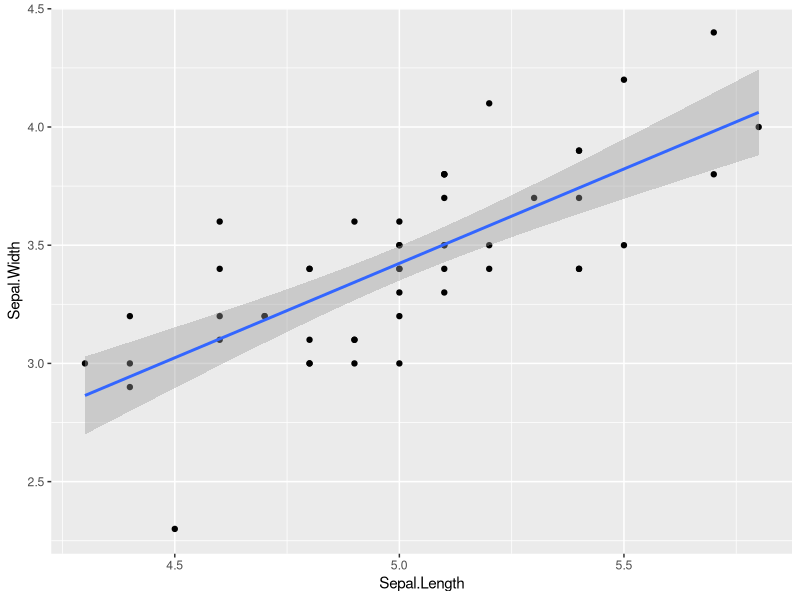
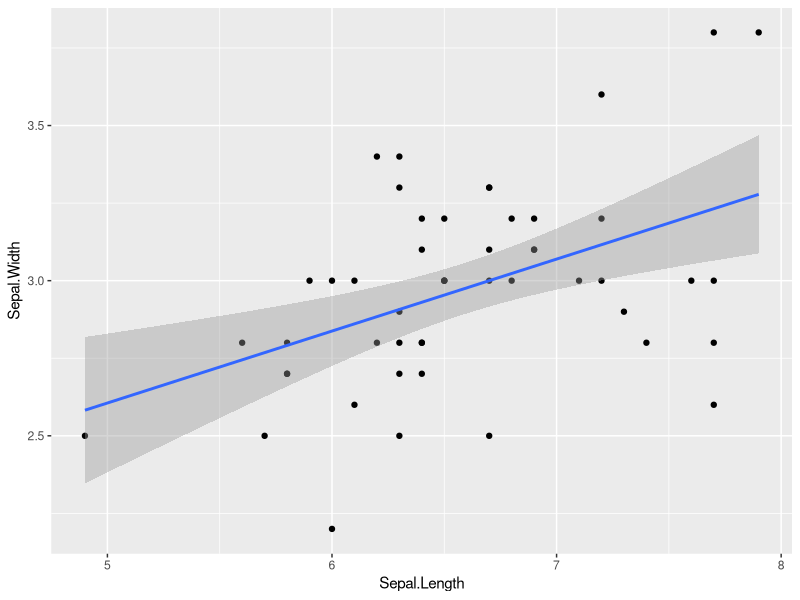
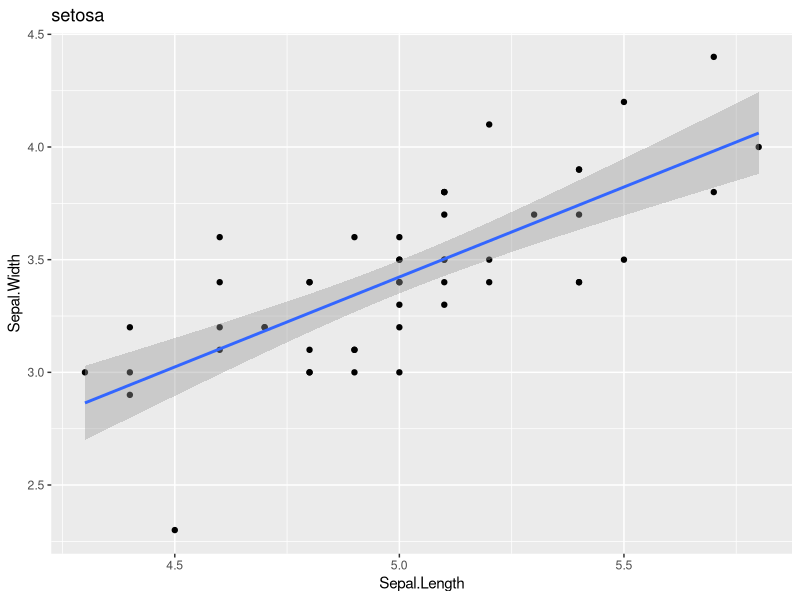
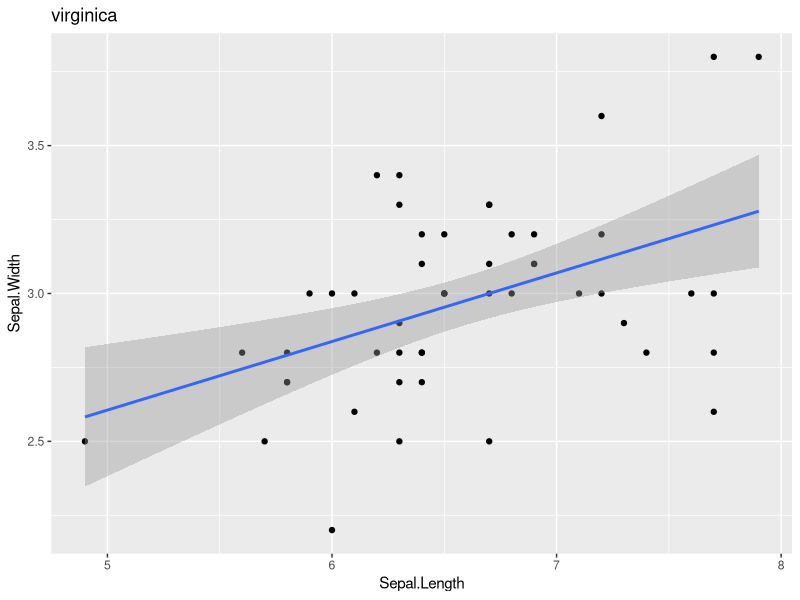
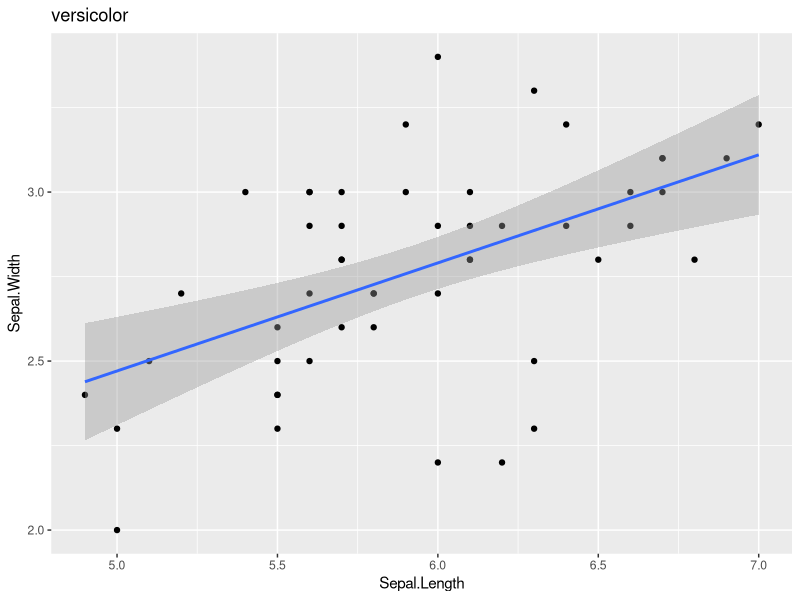
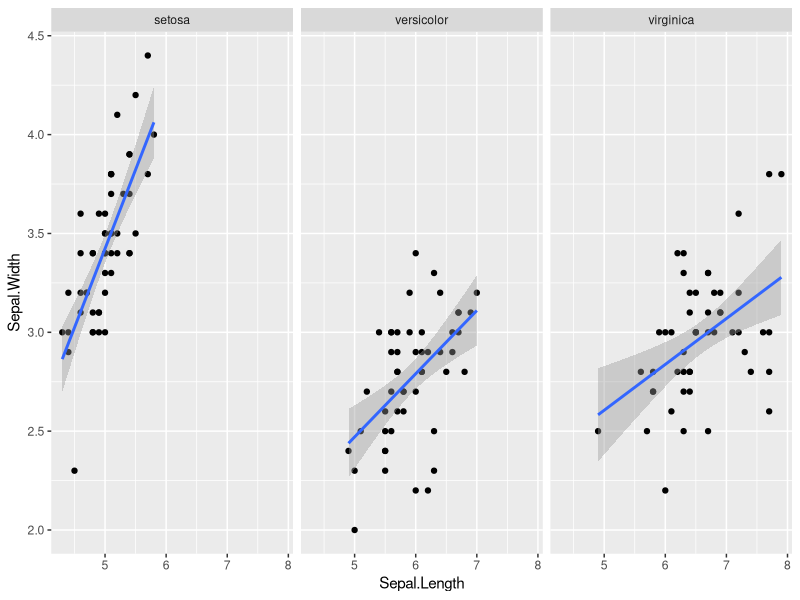
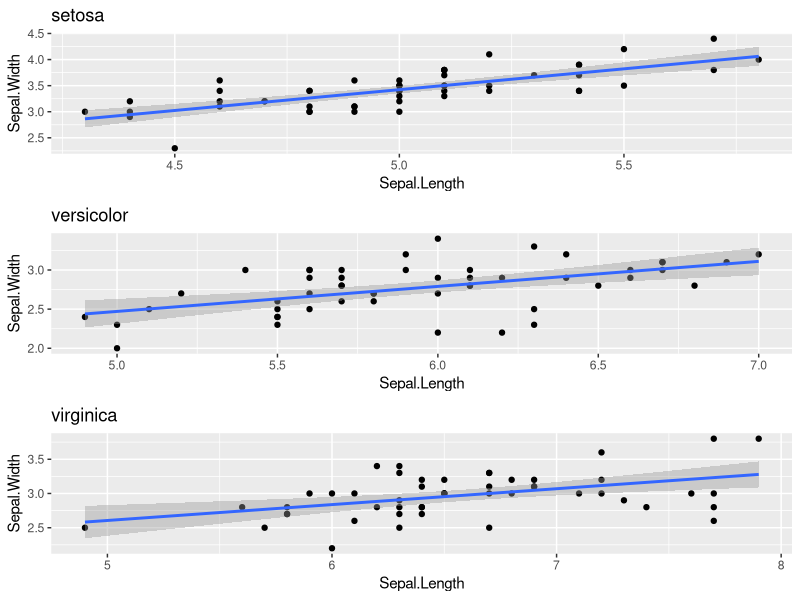
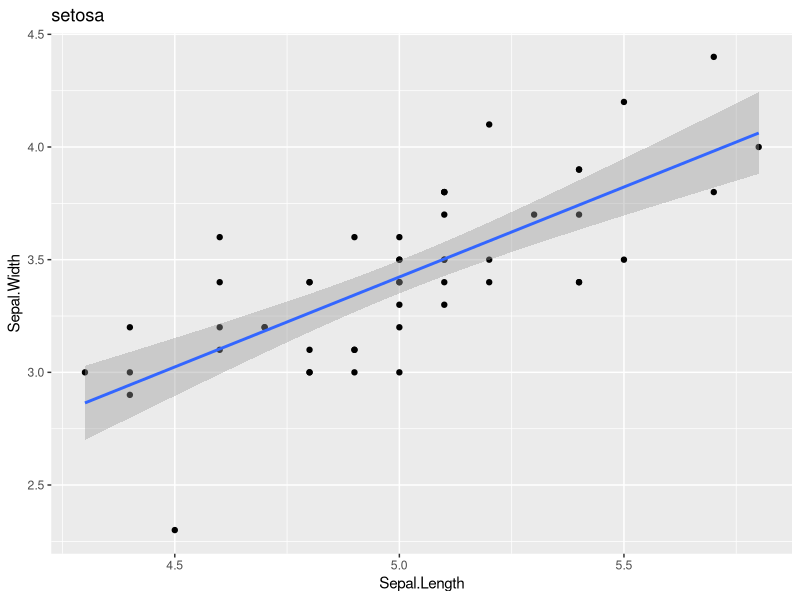

Reproduce these figures in R, in order. (Note: this script raises an error after producing the figures.)
## ---- chunk 1
myris <- iris
myris.fa1 <- factanal(x = ~ Sepal.Length + Sepal.Width + Petal.Length + Petal.Width, data = myris, factors = 1)
myris.fa2 <- factanal(x = myris[, c("Sepal.Length", "Sepal.Width", "Petal.Length", "Petal.Width")], factors = 1)

myris.fa1 # same as print(myris.fa1)
myris.fa2
names(myris.fa1)
str(myris.fa1)
class(myris.fa1)

# help() : Value
## ---- chunk 2
library(ggplot2)
myris <- iris

myris.subset <- myris[myris$Species == "setosa", ] # or filter(myris, Species == "setosa")

myris.lm <- lm(Sepal.Width ~ Sepal.Length, data = myris.subset) 
coefs <- summary(myris.lm)$coefficients
est <- coefs["Sepal.Length", "Estimate"]
std.error <- coefs["Sepal.Length", "Std. Error"]
pval <- coefs["Sepal.Length", "Pr(>|t|)"]

ggplot(myris.subset, aes(Sepal.Length, Sepal.Width)) + geom_point() + geom_smooth(method = "lm")

## ---- chunk 3
myris <- iris

myris.subset <- myris[myris$Species == "virginica", ] # or filter(myris, Species == "virginica")

myris.lm <- lm(Sepal.Width ~ Sepal.Length, data = myris.subset) 
coefs <- summary(myris.lm)$coefficients
est <- coefs["Sepal.Length", "Estimate"]
std.error <- coefs["Sepal.Length", "Std. Error"]
pval <- coefs["Sepal.Length", "Pr(>|t|)"]

ggplot(myris.subset, aes(Sepal.Length, Sepal.Width)) + geom_point() + geom_smooth(method = "lm")

## ---- chunk 4
#for(this.species in c("setosa", "virginica", "versicolor")) {
#for(this.species in levels(myris$Species)) {
#for(this.species in unique(myris$Species)) {
#
all.species <- levels(myris$Species)

# storing results
# my.results <- list(est = NA, std.errors = NA, pvals = NA, plots = NA) # list also possible, just maybe less convenient

my.results <- data.frame(species = all.species, est = NA, std.err = NA, pval = NA)
my.results # check this "empty" results table 
my.plots <- list()
for(this.species in all.species) {
  print(paste("Now we're getting the results for", this.species))
  myris.subset <- myris[myris$Species == this.species, ]
  myris.lm <- lm(Sepal.Width ~ Sepal.Length, data = myris.subset) 
  coefs <- summary(myris.lm)$coefficients
  
  # the values we want
  est <- coefs["Sepal.Length", "Estimate"]
  std.error <- coefs["Sepal.Length", "Std. Error"]
  pval <- coefs["Sepal.Length", "Pr(>|t|)"]
  plot <- ggplot(myris.subset, aes(Sepal.Length, Sepal.Width)) + geom_point() + geom_smooth(method = "lm") + labs(title = this.species)
  
  # stick the values in our results object
  my.results[my.results$species == this.species, c("est", "std.err", "pval")] <- c(est, std.error, pval)
  my.plots[[this.species]] <- plot
}

my.results
my.plots[["setosa"]]
my.plots[["virginica"]]
my.plots[["versicolor"]]

#this.species <- "setosa"
#  print(ggplot(myris.subset, aes(Sepal.Length, Sepal.Width)) + geom_point() + geom_smooth(method = "lm") + labs(title = this.species))

# faceting: sometimes a good alternative to looping (with plots)

ggplot(myris, aes(Sepal.Length, Sepal.Width)) + geom_point() + geom_smooth(method = "lm") + facet_wrap(~ Species)

library(grid)
# install.packages("gridExtra")
library(gridExtra)
grid.arrange(my.plots[[1]], my.plots[[2]], my.plots[[3]], ncol = 1) # good for arranging multiple plots in one window/page

## ---- chunk 5
all.species <- levels(myris$Species)

my.results <- data.frame(species = all.species, est = NA, std.err = NA, pval = NA)
my.plots <- list()

for(this.row in 1:length(all.species)) {
  print(paste("Now we're getting the results for", all.species[this.row]))
  myris.subset <- myris[myris$Species == all.species[this.row], ]
  myris.lm <- lm(Sepal.Width ~ Sepal.Length, data = myris.subset) 
  coefs <- summary(myris.lm)$coefficients
  
  # the values we want
  est <- coefs["Sepal.Length", "Estimate"]
  std.error <- coefs["Sepal.Length", "Std. Error"]
  pval <- coefs["Sepal.Length", "Pr(>|t|)"]
  plot <- ggplot(myris.subset, aes(Sepal.Length, Sepal.Width)) + geom_point() + geom_smooth(method = "lm") + labs(title = all.species[this.row])
  
  # stick the values in our results object
  my.results[this.row, c("est", "std.err", "pval")] <- c(est, std.error, pval)
  my.plots[[this.row]] <- plot
}

my.results
names(my.plots)
str(my.plots)
my.plots[[1]]
## ---- chunk 6

get.results <- function(chunk, DV, IV) {
  # expect chunk to be a data frame
  # expect DV and IV to be strings, names of columns to go in the regression
  my.formula <- as.formula(paste(DV, "~", IV)) # handy way to "build" a formula
  myris.lm <- lm(my.formula, data = chunk) 
  coefs <- summary(myris.lm)$coefficients
  
  # the values we want
  est <- coefs[IV, "Estimate"]
  std.error <- coefs[IV, "Std. Error"]
  pval <- coefs[IV, "Pr(>|t|)"]
  # plot <- ggplot(chunk, aes(get(IV), get(DV))) + geom_point() + geom_smooth(method = "lm") + labs(title = this.species)
  
  # stick the values in our results object
  my.results <- data.frame(est = est, std.err = std.error, pval = pval)

  return(my.results)
}

get.results(myris, DV = "Petal.Width", IV = "Petal.Length")

library(dplyr)

# with pipes
all.results <- myris %>% group_by(Species) %>% do(get.results(chunk = ., DV = "Petal.Width", IV = "Petal.Length")) %>% as.data.frame()
all.results

# without pipes
all.results2 <- as.data.frame(do(.data = group_by(myris, Species), get.results(.,  DV = "Petal.Width", IV = "Petal.Length")))
all.results2


all.results

## ---- chunk 7
# "manually" set the value of each argument, step through the function as if it were just a regular script
IV <- "Petal.Width"
DV <- "Petal.Length"
chunk <- myris
## ---- chunk 8
test.function <- function(chunk, DV, IV) {
  my.formula <- as.formula(paste(DV, "~", IV))
  myris.lm <- lm(my.formula, data = chunk) 
  coefs <- summary(myris.lm)$coefficients
  
  # the values we want
  est <- coefs[IV, "Estimate"]
  std.err <- coefs[IV, "Std. Error"]
  pval <- coefs[IV, "Pr(>t|)"]
  plot <- ggplot(chunk, aes(get(IV), get(DV))) + geom_point() + geom_smooth(method = "lm") + labs(title = this.species)
  
  # stick the values in our results object
  my.results <- data.frame(est = est, std.err = std.err, pval = pval)

  return(my.results)
  
}

test.function(myris, "Sepal.Width", "Sepal.Length")

debug(test.function)

test.function(myris, "Sepal.Width", "Sepal.Length")

# capital "Q" + Enter exits debugger (aka "browser")

# can also insert browser()
test.function2 <- function(chunk, DV, IV) {
  my.formula <- as.formula(paste(DV, "~", IV))
  myris.lm <- lm(my.formula, data = chunk) 
  coefs <- summary(myris.lm)$coefficients
  #if(this.species == "setosa") { # if you want to selectively browse
    browser()
  #}
 
  # the values we want
  est <- coefs[IV, "Estimate"]
  std.err <- coefs[IV, "Std. Error"]
  pval <- coefs[IV, "Pr(>t|)"]
  plot <- ggplot(chunk, aes(get(IV), get(DV))) + geom_point() + geom_smooth(method = "lm") + labs(title = this.species)
   # stick the values in our results object
  my.results <- data.frame(est = est, std.err = std.err, pval = pval)
  return(my.results)
}

test.function2(myris, "Sepal.Width", "Sepal.Length")

## ---- chunk 9

## ---- chunk 10


